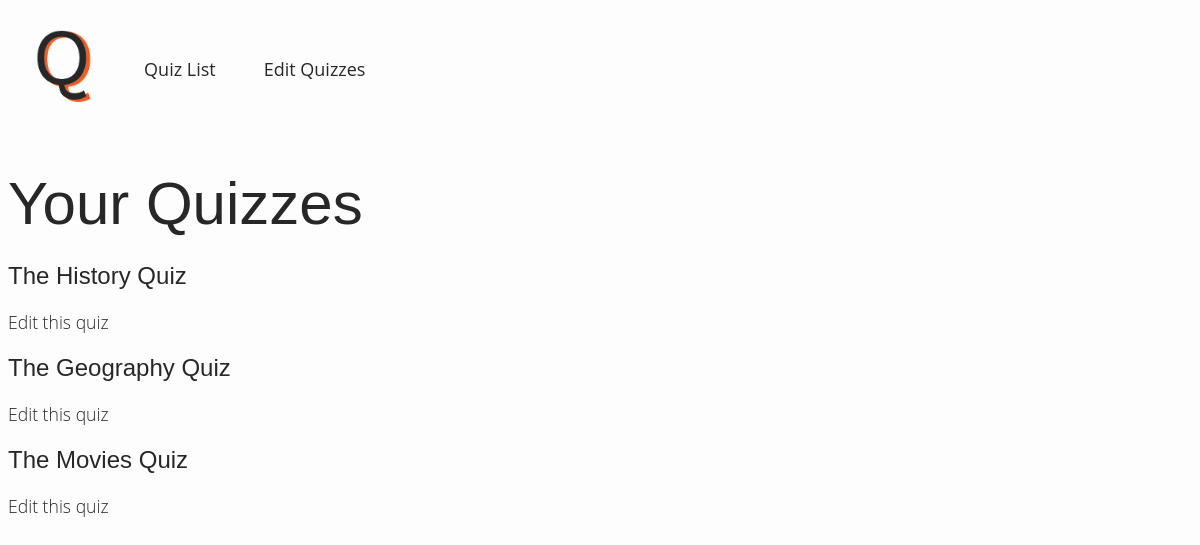
/show-quizzes, run on an earlier commit of the app's database.
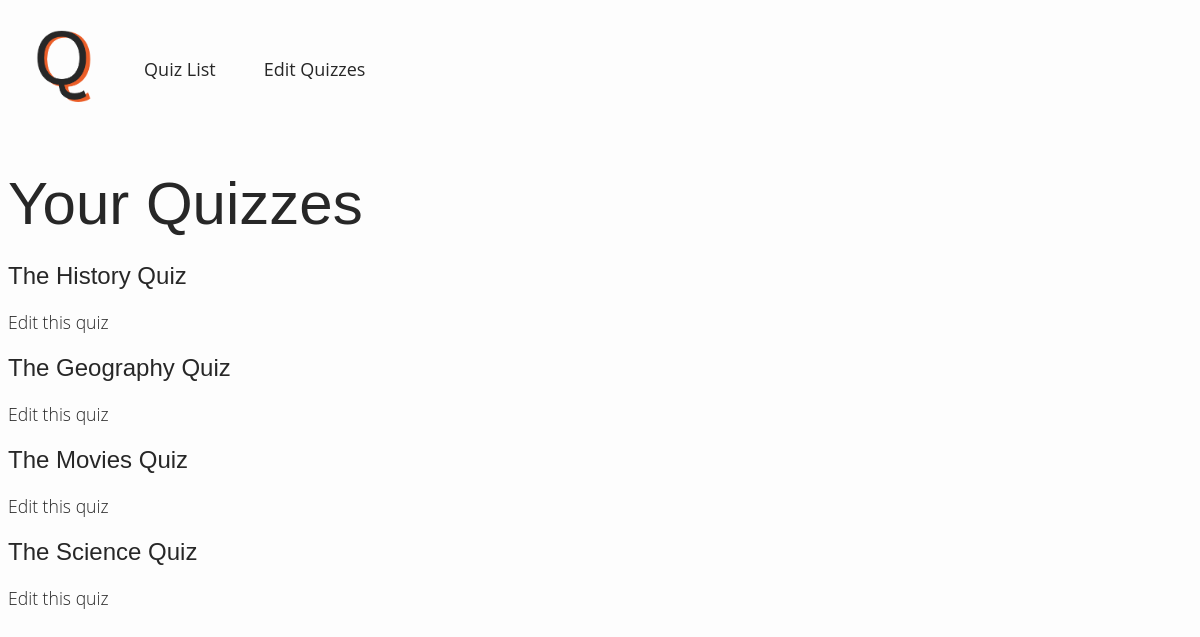
And on a later commit of the database.
### app/models.py (models this page shows, shortened)
class Quiz(db.Model):
    id = db.Column(db.Integer, primary_key=True)
    name = db.Column(db.String(120), index=True, unique=False)
    questions = db.relationship("Question", backref="questions", lazy="dynamic")

### app/routes.py (the view)
@app.route("/show-quizzes", methods=["GET"])
def show_quizzes():
	quizzes = Quiz.query.all()
	return render_template("quiz-list.html", quizzes=quizzes)

### app/templates/quiz-list.html (shortened to what this page needs)
{% extends "base.html" %}
{% block body %}
	<h1>Your Quizzes</h1>
	{% for quiz in quizzes %}
		<h2>{{ quiz.name }}</h2>
		<a href="/edit/{{ quiz.id }}"><p>Edit this quiz</p></a>
	{% endfor %}
{% endblock %}

### app/templates/base.html (shortened to what this page needs)
<!DOCTYPE html>
<html>
<head>
	<link rel="stylesheet" href="{{ url_for('static', filename='css/main.css') }}"/>
</head>
<body>
	<div class="topnav">
		<a href="/"><img src="static/images/logo.png"></a>
		<a href="/show-quizzes">Quiz List</a>
		<a href="/edit">Edit Quizzes</a>
	</div>
	{% block body %}
	{% endblock %}
</body>
</html>

### app/static/css/main.css (style rules this page uses)
body { align-items: left; background-color: #FDFDFD; }
h1 { font-family: Work Sans, sans-serif; font-weight: 300; font-size: 3.75em; margin-bottom: 0.4em; color: #272727; }
h2 { font-family: Work Sans, sans-serif; font-weight: 500; font-size: 1.5em; color: #272727; }
p { font-family: Open Sans, sans-serif; margin-bottom: 0px; font-size: 1.1em; font-weight: 300; color: #272727; }
a { text-decoration: none; color: #272727; }
.topnav { overflow: hidden; display: flex; align-items: center; }
.topnav a { float: left; color: #272727; text-align: center; padding: 18px 24px; text-decoration: none; font-size: 18px; vertical-align: middle; font-family: 'Open Sans'; font-weight: 400; }
.topnav a img { height: auto; width: auto; max-height: 80px; max-width: 160px; }

What changed in the data, as far as the page shows it:
added Quiz: name "The Science Quiz"
